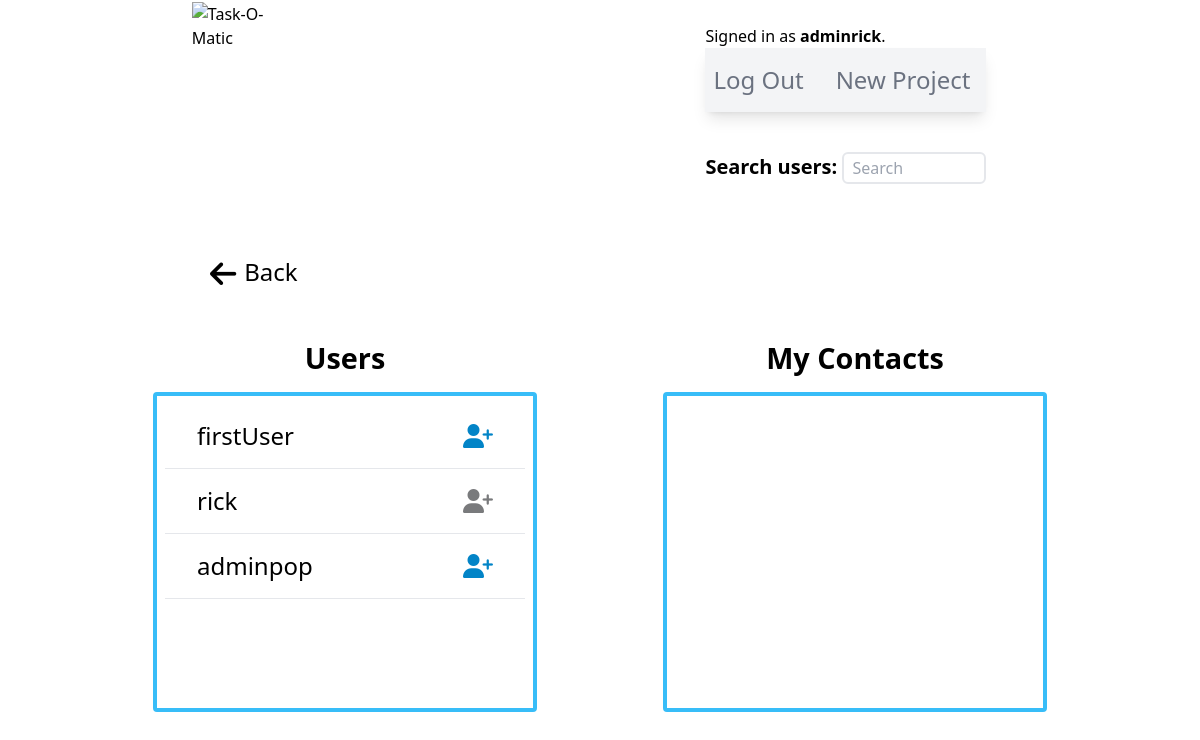
The page /users (signed in) on the database as committed earlier.
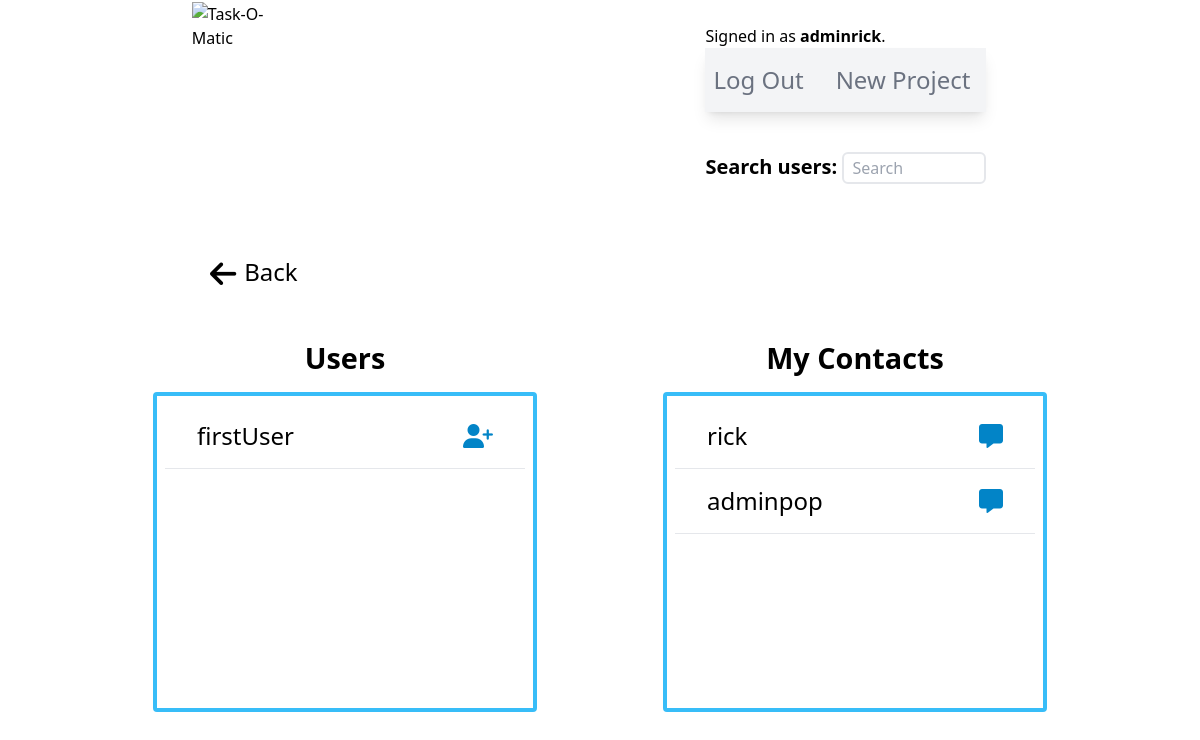
The same page on the database as committed later.
### taskomatic/models.py (models this page shows)
class User(AbstractUser):
    pass

### taskomatic/views.py (the view)
# urls.py: path("users", views.users_view, name="users"),
def users_view(request):
    q = request.GET.get('q', '')
    currentUserId = request.user.id
    currentUser = User.objects.get(id=currentUserId)
    users = User.objects.filter(Q(username__icontains=q), ~Q(username=currentUser))
    relationship = Relationship.objects.filter(Q(from_user=currentUser) | Q(to_user=currentUser))
    acceptedRelationshipStatus = {}
    pendingRelationshipStatus = {}
    for relation in relationship:
        if relation.status == 'pending':
            if currentUser == relation.from_user:
                user = str(relation.to_user)
                pendingRelationshipStatus[user] = relation.status
            elif currentUser == relation.to_user:
                user = str(relation.from_user)
                pendingRelationshipStatus[user] = relation.status
        elif relation.status == 'accepted':
            if currentUser == relation.from_user:
                user = str(relation.to_user)
                acceptedRelationshipStatus[user] = relation.status
            elif currentUser == relation.to_user:
                user = str(relation.from_user)
                acceptedRelationshipStatus[user] = relation.status
    context = {
        "users": users,
        "acceptedRelationshipStatus": acceptedRelationshipStatus,
        "pendingRelationshipStatus": pendingRelationshipStatus
    }
    return render(request, "taskomatic/users.html", context)

### taskomatic/templates/taskomatic/users.html (shortened to what this page needs)
{% extends "./layout.html" %}
{% load static %}
{% block body %}
<div class="mx-auto w-[65%] mt-12">
    <a href="{% url 'index' %}" class="hover:text-sky-700 h-full"><i class="fa-solid fa-arrow-left text-3xl pr-2"></i><span class="inline-block text-2xl relative bottom-1">Back</span></a>
</div>
<div class="flex justify-around w-[85%] mx-auto flex-wrap">
    <div class="flex flex-col items-center mt-12">
        <h2 class="text-3xl font-bold mb-4">Users</h2>
        {% if users %}
        <div class="p-2 border-4 border-sky-400 rounded min-h-[20rem] w-96">
            {% for user in users %}
                {% if user.username not in acceptedRelationshipStatus %}
            <div class="flex justify-between items-center mb-4 mt-4">
                <p class="text-2xl ml-8">{{ user.username }}</p>
                    {% if user.username in pendingRelationshipStatus %}
                <button class="text-2xl text-sky-600 hover:text-sky-700 focus:outline-none mr-8 cursor-default" title="Pending">
                    <i class="fa-solid fa-user-plus" style="color: #797a7c;"></i>
                </button>
                    {% else %}
                <button class="text-2xl text-sky-600 hover:text-sky-700 focus:outline-none mr-8" title="Send request">
                    <a href="{% url 'addContact' user.id %}"><i class="fa-solid fa-user-plus"></i></a>
                </button>
                    {% endif %}
            </div>
            <hr>
                {% endif %}
            {% endfor %}
        </div>
        {% else %}
        <div class="p-2 border-4 border-cyan-300 rounded min-h-[20rem] w-96">
            <p class="text-xl text-center mt-10">No users found.</p>
        </div>
        {% endif %}
    </div>
    <div class="flex flex-col items-center mt-12 mb-12">
        <h2 class="text-3xl font-bold mb-4">My Contacts</h2>
        {% if users %}
        <div class="p-2 border-4 border-sky-400 rounded min-h-[20rem] w-96">
            {% for user in users %}
                {% if user.username in acceptedRelationshipStatus %}
            <div class="flex justify-between items-center mb-4 mt-4">
                <p class="text-2xl ml-8">{{ user.username }}</p>
                <button class="text-2xl text-sky-600 hover:text-sky-700 focus:outline-none mr-8" title="Message">
                    <a href=""><i class="fa-solid fa-message"></i></a>
                </button>
            </div>
            <hr>
                {% endif %}
            {% endfor %}
        </div>
        {% else %}
        <div class="p-2 border-4 border-cyan-300 rounded min-h-[20rem] w-96">
            <p class="text-xl text-center mt-10">No users found.</p>
        </div>
        {% endif %}
    </div>
{% endblock body %}

Rows that differ between the two databases and show on the page:
changed User "rick": moves from the list under "Users" to the list under "My Contacts"
changed User "adminpop": moves from the list under "Users" to the list under "My Contacts"
